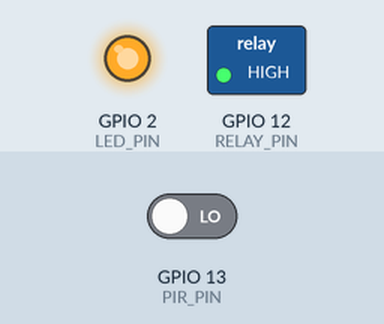
Simulated run of this program. Board: ESP32. Parts: switched loads named in the program (green lamp = pin HIGH), output pins drawn as LEDs (lit = HIGH). Inputs (shaded band) come from the test bench; at power-on: GPIO 13 (PIR_PIN) LOW. What the program prints to the serial monitor is not drawn.

Above: at 0.1 s.
At 60.1 s:
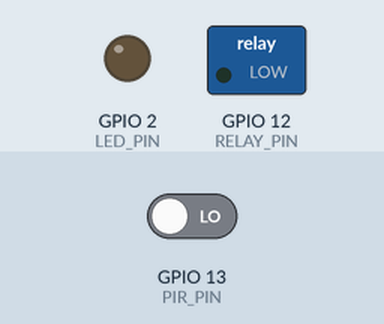
Timing chart, 0 to 61.6 s (numbered marks = the images above):
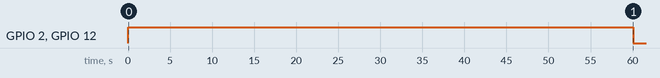

Measured:
- by itself, GPIO 2 (LED_PIN), GPIO 12 (RELAY_PIN): HIGH → LOW at 60.1 s

The program:

main.cpp
```cpp
// 定义引脚
#include <Arduino.h>  // VS Code 必须包含此头文件

// 1. 引脚定义
const int PIR_PIN = 13;    // 人体传感器输入 (对应接线指南)
const int RELAY_PIN = 12;  // 继电器控制输出 (对应接线指南)
const int LED_PIN = 2;     // ESP32 板载蓝色指示灯

// 2. 时间配置
// 设置为 60000 毫秒 (即 1 分钟)
const unsigned long OFF_DELAY = 60000;

// 3. 状态变量
unsigned long lastMovementTime = 0; // 记录最后一次检测到人的时间
bool isPowered = true;              // 记录当前继电器状态

void setup() {
    // 初始化串口，用于在电脑上观察状态
    Serial.begin(115200);

    // 配置引脚模式
    pinMode(PIR_PIN, INPUT);
    pinMode(RELAY_PIN, OUTPUT);
    pinMode(LED_PIN, OUTPUT);

    // 系统启动默认：通电状态
    digitalWrite(RELAY_PIN, HIGH);
    digitalWrite(LED_PIN, HIGH);

    lastMovementTime = millis(); // 初始化计时
    Serial.println("--- 智能实验室安全卫士已启动 ---");
    Serial.println("功能：无人状态持续 1 分钟后自动断电");
}

void loop() {
    // 读取传感器信号 (HIGH 表示有人，LOW 表示无人)
    int pirValue = digitalRead(PIR_PIN);

    if (pirValue == HIGH) {
        // 如果检测到人，持续刷新“最后活动时间”
        lastMovementTime = millis();

        // 如果之前是断电状态，现在立刻恢复供电
        if (!isPowered) {
            Serial.println("[状态更新] 检测到活动，恢复供电中...");
            digitalWrite(RELAY_PIN, HIGH);
            digitalWrite(LED_PIN, HIGH);
            isPowered = true;
        }
    } else {
        // 只有在当前是通电状态下，才判断是否需要断电
        if (isPowered) {
            unsigned long currentTime = millis();

            // 检查无人时长是否超过了预设的 1 分钟
            if (currentTime - lastMovementTime >= OFF_DELAY) {
                Serial.println("[安全警报] 检测到离开超过 1 分钟，执行自动断电！");
                digitalWrite(RELAY_PIN, LOW); // 继电器断开
                digitalWrite(LED_PIN, LOW);   // 板载灯熄灭
                isPowered = false;
            }
        }
    }

    // 每隔 5 秒在串口打印一次倒计时信息，方便你调试
    static unsigned long lastLogTime = 0;
    if (isPowered && (millis() - lastLogTime > 5000)) {
        int secondsLeft = (OFF_DELAY - (millis() - lastMovementTime)) / 1000;
        Serial.print("系统运行中... 距离自动断电还剩: ");
        Serial.print(secondsLeft);
        Serial.println(" 秒");
        lastLogTime = millis();
    }

    delay(100); // 极短延迟以提高系统稳定性
}
```
